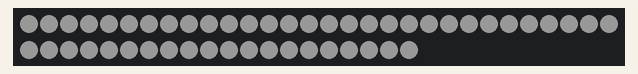
The sketch below on a simulated Arduino Uno, built with avr-gcc and run on an emulated ATmega328P. On the bench: 50 RGB LEDs in strip order, left to right, continuing on the next row. Dim RGB values are drawn brighter than linear; random numbers use the default seed unless the sketch sets one.

Above: at 0.45 s.
At 4.38 s:
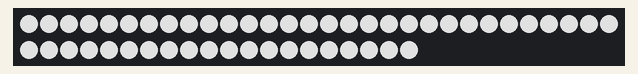
At 32.7 s:
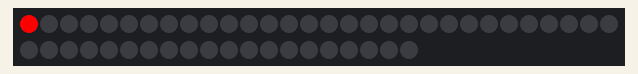

The sketch:

StrangerThings.ino
```cpp
#include <FastLED.h>
// Number of LEDs on your light string
#define NUM_LEDS 50
// Which data pin on the Arduino is hooked up to the Data In wire on your light string
#define DATA_PIN 6
// For some reason, red and green were flipped on my lights. You might want to test these.
#define GREEN CRGB::Red
#define RED CRGB::Green
#define BLUE CRGB::Blue
#define BLACK CRGB::Black
#define WHITE CRGB::White
#define MAX_BRIGHTNESS 255

// This is the word that will be blinking, no spaces or special characters
char BLINK_WORD [] = "LETSGODODGERS";

long randNumber;
// Pick a random color from this array
CRGB colors [4] = {RED, GREEN, BLUE, WHITE };
CRGB color;
CRGB leds[NUM_LEDS];

// Map characters to LED numbers, starting with index 0.
// index 0 == 'A', 1 == 'B', etc
// Change these to match how your lights are actually hung
int characters [26] = {
  39, // A
  41, // B
  42, // C
  43, // D
  45, // E
  46, // F
  47, // G
  48, // H
  34, // I
  32, // J
  31, // K
  30, // L
  29, // M
  27, // N
  26, // O
  25, // P
  23, // Q
  6, // R
  8, // S
  9, // T
  11, // U
  12, // V
  13, // W
  15, // X
  16, // Y
  17, // Z
};

// Map a lower case char to an LED
int charToLED(char c) {
  int i;
  if (c >= 97 && c <= 122) {
    // Lowercase
    i = c - 97;
  } else {
    // Uppercase
    i = c - 65;
  }

  return characters[i];
}

void initFlash() {
  // Flash every light as white
  for ( int i = 0; i < NUM_LEDS; i = i + 1 ) {
    leds[i] = WHITE;
  }

  // Slowly go from off to full brightness
  for ( int j = 0; j < MAX_BRIGHTNESS; j = j + 1) {
    FastLED.setBrightness(j);
    delay(10);
    FastLED.show();
  }

  // Go from full brightness to off
  for ( int j = MAX_BRIGHTNESS; j >= 0; j = j - 1) {
    FastLED.setBrightness(j);
    delay(10);
    FastLED.show();
  }

  // Make the colored flashes full brightness
  FastLED.setBrightness(MAX_BRIGHTNESS);

  // Reset the LEDs to black so we can blink the word
  for ( int i = 0; i < NUM_LEDS; i = i + 1 ) {
    leds[i] = BLACK;
  }
  delay(3000);
}

// Flash a random color for each character
void blinkMessage() {
  int x, c;
  for ( int i = 0; i < sizeof(BLINK_WORD); i = i + 1 ) {
    color = colors[random(4)];
    c = BLINK_WORD[i];
    x = charToLED(c);
    leds[x] = color; FastLED.show(); delay(1000);
    leds[x] = BLACK; FastLED.show(); delay(800);
  }
  delay(2000);
}

// Run when the Arduino boots up. Set up FastLED
void setup() {
  FastLED.addLeds<NEOPIXEL, DATA_PIN>(leds, NUM_LEDS);
  randomSeed(analogRead(0));
}

// Run in a loop continuously
void loop() {
  initFlash();
  blinkMessage();
}
```
